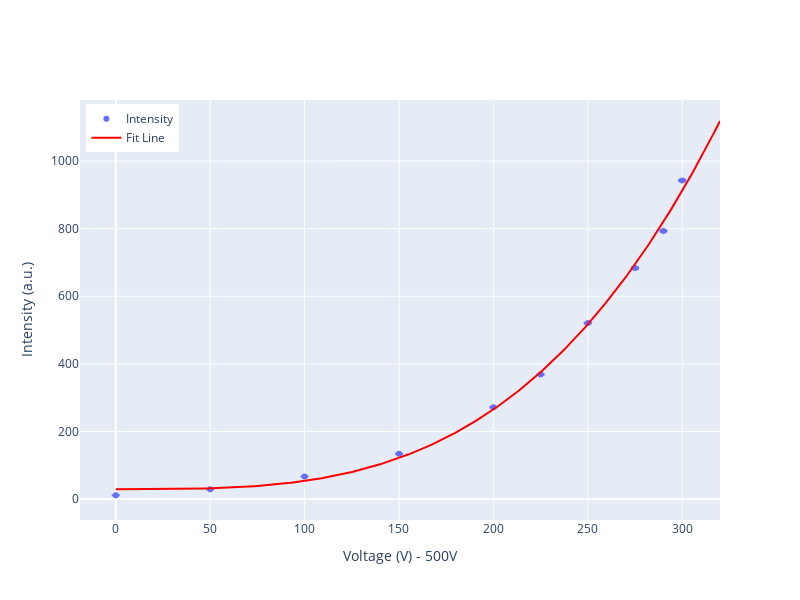

Notebook code cell kept with this figure:
### Markdown cell above
PLOT INTENSITIES VS VOLTAGGI

### Code cell
V = fit_result['V'] - 500
F = fit_result['P']
sF = fit_result['sP']

def fit_functon(x, a, b,n):
    return a*x**n + b

popt, pcov = curve_fit(fit_functon, V, F, p0=[0.001, 20, 3])
a, b, n = popt
sa, sb, sn = np.sqrt(np.diag(pcov))
print('a: ', final_val(a, sa,exp=-6))
print('b: ', final_val(b, sb))
print('n: ', final_val(n, sn))

fig = go.Figure()

fig.add_trace(go.Scatter(
    x=V,
    y=F,
    mode='markers',
    name='Intensity',
    error_y=dict(
        type='data',
        array=sF,
        visible=True
    )
))

fit_x = np.linspace(V.min(), V.max()+20, 500)
fit_y = fit_functon(fit_x, a, b, n)

fig.add_trace(go.Scatter(
    x=fit_x,
    y=fit_y,
    mode='lines',
    name='Fit Line',
    line=dict(color='red')
))

fig.update_layout(
    #xaxis_title='Voltage (V)',
    yaxis_title='Intensity (a.u.)',
    xaxis_title='Voltage (V) - 500V',
    # title='Intensity vs Voltage',
    width=800,
    height=600,
    # xaxis_type='log',
    #yaxis_type='log'
    legend=dict(
        x=0.01,
        y=0.99,
        xanchor='left',
        yanchor='top'
    )
)

fig.write_html(dir_path + '/html/plotly_fototubo_fit.html')
fig.write_image(dir_path + '/images/plotly_fototubo_fit.png')
fig.show()

### Figure 1 — Plotly figure (JSON) as saved in the notebook; plotly's stock layout.template omitted (floating-point values rounded to 4 significant figures; data arrays with more than 128 entries replaced by an {"elided": "..."} marker saying what was removed)
{"data": [{"error_y": {"array": [0.03738, 0.08463, 0.1269, 0.2953, 0.768, 0.9448, 1.236, 1.941, 1.463, 2.552], "type": "data", "visible": true}, "mode": "markers", "name": "Intensity", "type": "scatter", "x": [0, 50, 100, 150, 200, 225, 250, 275, 290, 300], "y": [11.36, 28.94, 66.7, 134.1, 271.7, 368.5, 520.7, 683.3, 792.7, 942.5]}, {"line": {"color": "red"}, "mode": "lines", "name": "Fit Line", "type": "scatter", "x": {"elided": "500 float values"}, "y": {"elided": "500 float values"}}], "layout": {"height": 600, "legend": {"x": 0.01, "xanchor": "left", "y": 0.99, "yanchor": "top"}, "width": 800, "xaxis": {"title": {"text": "Voltage (V) - 500V"}}, "yaxis": {"title": {"text": "Intensity (a.u.)"}}}}
